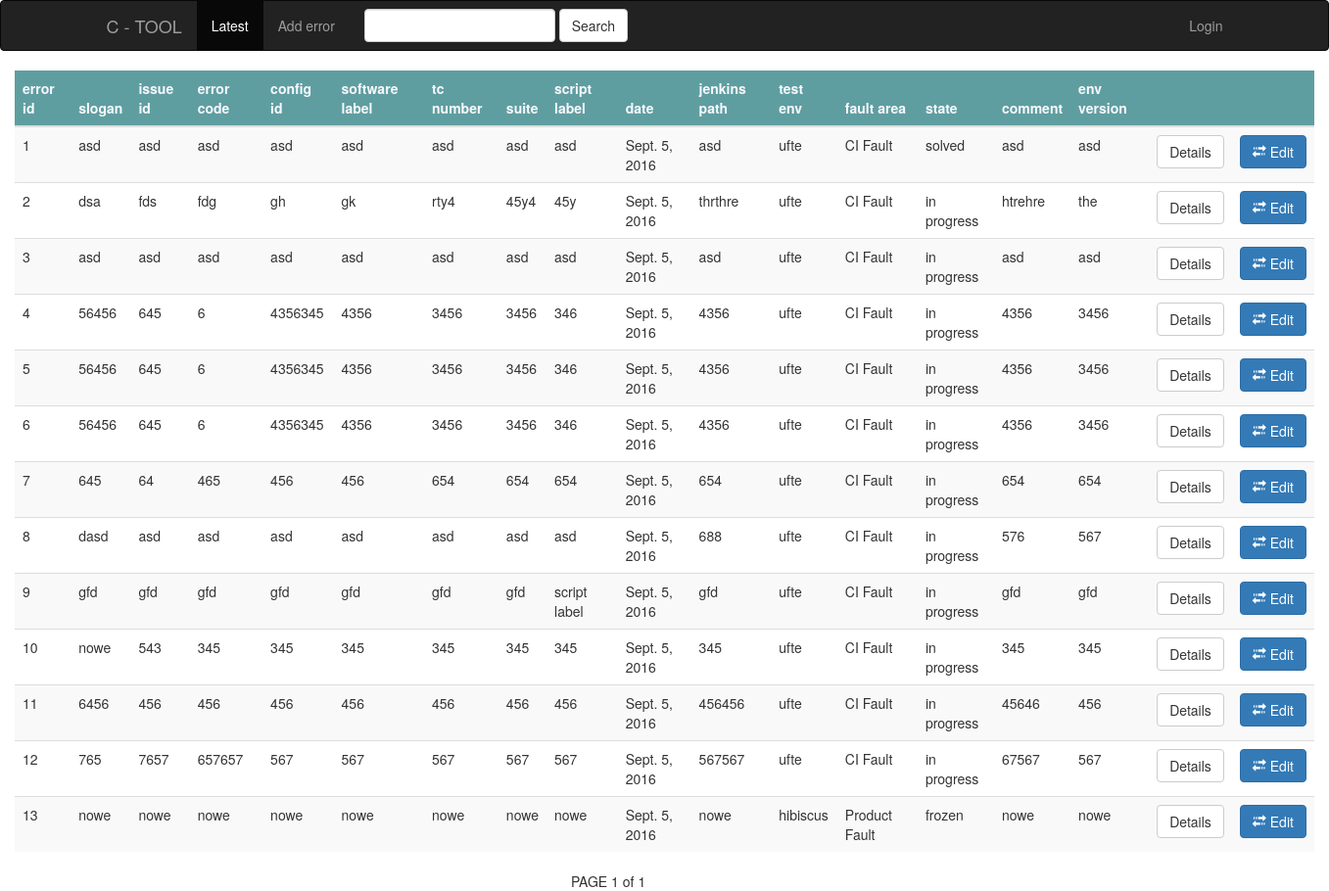
Before: / with the older database file.
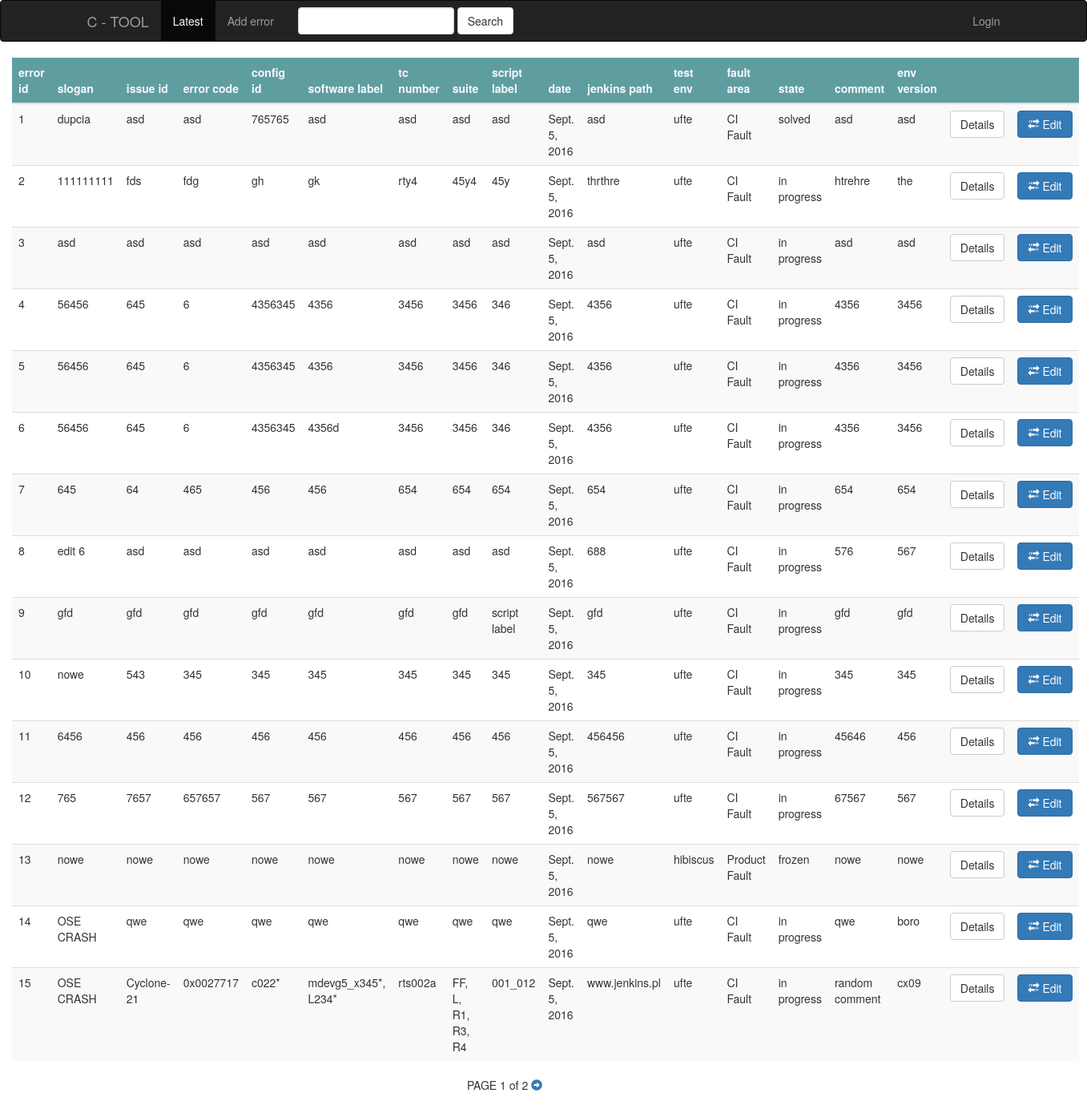
After: the same page with the newer database file.
### errors/models.py (models this page shows, shortened)
class Error(models.Model):
    slogan = models.CharField(max_length=200)
    issue_id = models.CharField(max_length=200)
    error_code = models.CharField(max_length=200)
    config_id = models.CharField(max_length=200)
    software_label = models.CharField(max_length=200)
    tc_number = models.CharField(max_length=200)
    suite = models.CharField(max_length=200)
    script_label = models.CharField(max_length=200)
    date = models.DateField()
    jenkins_path = models.CharField(max_length=200)
    test_environment = models.CharField(max_length=200, default='', choices= [('ufte','ufte'), ('hibiscus',
                                                                                                'hibiscus')])
    fault_area = models.CharField(max_length=200, default='', choices= [('CI Fault', 'CI Fault'), ('Product Fault',
                                                                                                   'Product Fault')])
    state = models.CharField(max_length=200, default='', choices= [('in progress','in progress'), ('frozen', 'frozen'),
                                                                   ('solved', 'solved')])
    comment = models.CharField(max_length=1000)
    env_version = models.CharField(max_length=100)

### errors/views.py (the view)
# urls.py: url(r'^$', views.index, name='index'),
def index(request):
    all_errors_list = Error.objects.all()
    paginator = Paginator(all_errors_list, 15)
    page = request.GET.get('page')
    try:
        all_errors = paginator.page(page)
    except PageNotAnInteger:
        all_errors = paginator.page(1)
    except EmptyPage:
        all_errors = paginator.page(paginator.num_pages)
    context = {'all_errors': all_errors}
    return render(request, 'errors/index.html', context)

### errors/templates/errors/index.html (shortened to what this page needs)
{% extends 'errors/base.html' %}
{% block body %}
    <div class="container-fluid">
        <table class="table table-striped">
            <thead style='color: ghostwhite; background-color: cadetblue;'>
                <tr>
                    <th>error id</th>
                    <th>slogan</th>
                    <th>issue id</th>
                    <th>error code</th>
                    <th>config id</th>
                    <th>software label</th>
                    <th>tc number</th>
                    <th>suite</th>
                    <th>script label</th>
                    <th>date</th>
                    <th>jenkins path</th>
                    <th>test env</th>
                    <th>fault area</th>
                    <th>state</th>
                    <th>comment</th>
                    <th>env version</th>
                    <th></th>
                    <th></th>
                </tr>
            </thead>
            <tbody>
                {% for error in all_errors %}
                <tr>
                    <td>{{ error.id }}</td>
                    <td>{{ error.slogan }}</td>
                    <td>{{ error.issue_id }}</td>
                    <td>{{ error.error_code }}</td>
                    <td>{{ error.config_id }}</td>
                    <td>{{ error.software_label }}</td>
                    <td>{{ error.tc_number }}</td>
                    <td>{{ error.suite }}</td>
                    <td>{{ error.script_label }}</td>
                    <td>{{ error.date }}</td>
                    <td>{{ error.jenkins_path }}</td>
                    <td>{{ error.test_environment }}</td>
                    <td>{{ error.fault_area }}</td>
                    <td>{{ error.state }}</td>
                    <td>{{ error.comment }}</td>
                    <td>{{ error.env_version }}</td>
                    <td><a href="{% url 'error:detail' error.id %}" class="btn btn-default btn-md" role="button">Details</a></td>
                    <td><a href="{% url 'error:update' error.id %}" class="btn btn-primary btn-md" role="button">
                            <span class="glyphicon glyphicon-transfer" aria-hidden="true"></span>  Edit
                        </a>
                    </td>
                </tr>
                {% endfor %}
            </tbody>
        </table>
    <div class="col-md-offset-5 col-md-4">
        <span class="step-links">
            <span class="current">
                PAGE {{ all_errors.number }} of {{ all_errors.paginator.num_pages }}
            </span>
            {% if all_errors.has_next %}
                <a href="?page={{ all_errors.next_page_number }}"><span class="glyphicon glyphicon-circle-arrow-right" aria-hidden="true"></span></a>
            {% endif %}
        </span>
</div>
    </div>
{% endblock %}

### errors/templates/errors/base.html (shortened to what this page needs)
<!DOCTYPE html>
<html lang="en">
<head>
    <link rel="stylesheet" href="https://maxcdn.bootstrapcdn.com/bootstrap/3.3.7/css/bootstrap.min.css">
</head>
<body>
    <div class="navbar navbar-inverse">
        <div class="container">
            <div class="navbar-header">
                <a href ='#' class="navbar-brand">C - TOOL</a>
            </div>
            <ul class="nav navbar-nav">
                <li class="active"><a href="{% url 'error:index' %}">Latest</a></li>
                <li class=""><a href="{% url 'error:add' %}">Add error</a></li>
            </ul>
            <form class="navbar-form navbar-left" role="search" method="get" action="#">
                <div class="form-group">
                    <input type="text" class="form-control" name="q" value="">
                </div>
                <button type="submit" class="btn btn-default">Search</button>
            </form>
            <ul class="nav navbar-nav navbar-right">
                <li>
                    <a href="#">Login</a>
                </li>
            </ul>
        </div>
    </div>
{% block body %}
{% endblock %}
</body>
</html>

Changed rows visible on the page:
changed Error "solved": slogan "asd" → "dupcia"; config_id "asd" → "765765"
changed Error "fds": slogan "dsa" → "111111111"
changed Error id 6: software_label "4356" → "4356d"
changed Error id 8: slogan "dasd" → "edit 6"
added Error: id "14", slogan "OSE CRASH", issue_id "qwe", error_code "qwe", config_id "qwe", software_label "qwe", tc_number "qwe", suite "qwe", script_label "qwe", date "Sept. 5, 2016", jenkins_path "qwe", test_environment "ufte", fault_area "CI Fault", state "in progress", comment "qwe", env_version "boro"
added Error: id "15", slogan "OSE CRASH", issue_id "Cyclone-21", error_code "0x0027717", config_id "c022*", software_label "mdevg5_x345*, L234*", tc_number "rts002a", suite "FF, L, R1, R3, R4", script_label "001_012", date "Sept. 5, 2016", jenkins_path "www.jenkins.pl", test_environment "ufte", fault_area "CI Fault", state "in progress", comment "random comment", env_version "cx09"
Other visible differences:
{{ all_errors.paginator.num_pages }}: "1" → "2"
